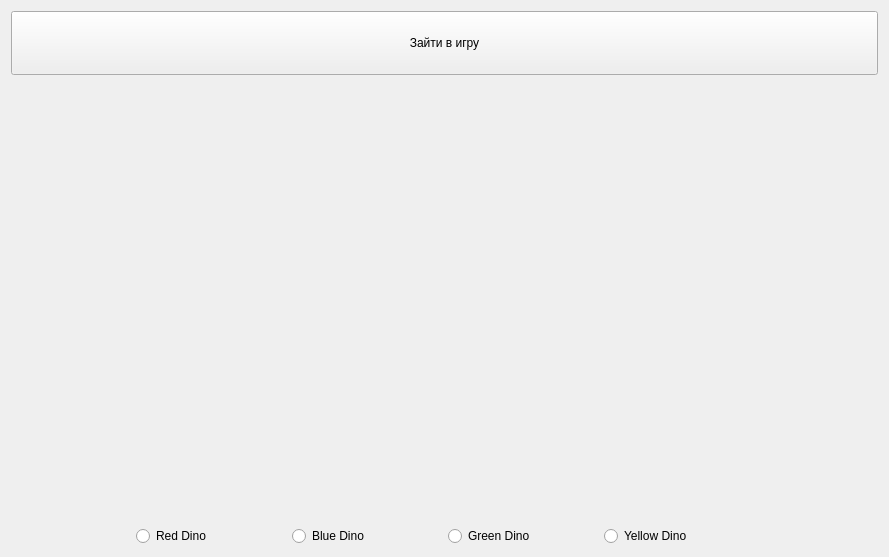
<?xml version="1.0" encoding="UTF-8"?>
<ui version="4.0">
 <class>main_window</class>
 <widget class="QWidget" name="main_window">
  <property name="geometry">
   <rect>
    <x>0</x>
    <y>0</y>
    <width>889</width>
    <height>557</height>
   </rect>
  </property>
  <property name="windowTitle">
   <string>Form</string>
  </property>
  <layout class="QGridLayout" name="gridLayout_2">
   <item row="0" column="0">
    <widget class="QPushButton" name="pushButton">
     <property name="minimumSize">
      <size>
       <width>150</width>
       <height>64</height>
      </size>
     </property>
     <property name="text">
      <string>Зайти в игру</string>
     </property>
    </widget>
   </item>
   <item row="1" column="0">
    <layout class="QGridLayout" name="GRIDLAYOUT">
     <item row="1" column="6">
      <spacer name="horizontalSpacer_4">
       <property name="orientation">
        <enum>Qt::Horizontal</enum>
       </property>
       <property name="sizeHint" stdset="0">
        <size>
         <width>40</width>
         <height>20</height>
        </size>
       </property>
      </spacer>
     </item>
     <item row="1" column="4">
      <widget class="QRadioButton" name="Yellow_Dino_radio_button">
       <property name="minimumSize">
        <size>
         <width>150</width>
         <height>0</height>
        </size>
       </property>
       <property name="text">
        <string>Yellow Dino</string>
       </property>
      </widget>
     </item>
     <item row="1" column="1">
      <widget class="QRadioButton" name="Red_Dino_radio_button">
       <property name="minimumSize">
        <size>
         <width>150</width>
         <height>0</height>
        </size>
       </property>
       <property name="text">
        <string>Red Dino</string>
       </property>
      </widget>
     </item>
     <item row="1" column="0">
      <spacer name="horizontalSpacer_3">
       <property name="orientation">
        <enum>Qt::Horizontal</enum>
       </property>
       <property name="sizeHint" stdset="0">
        <size>
         <width>40</width>
         <height>20</height>
        </size>
       </property>
      </spacer>
     </item>
     <item row="1" column="2">
      <widget class="QRadioButton" name="Blue_Dino_radio_button">
       <property name="minimumSize">
        <size>
         <width>150</width>
         <height>0</height>
        </size>
       </property>
       <property name="text">
        <string>Blue Dino</string>
       </property>
      </widget>
     </item>
     <item row="1" column="3">
      <widget class="QRadioButton" name="Green_Dino_radio_button">
       <property name="minimumSize">
        <size>
         <width>150</width>
         <height>0</height>
        </size>
       </property>
       <property name="text">
        <string>Green Dino</string>
       </property>
      </widget>
     </item>
     <item row="0" column="2">
      <spacer name="verticalSpacer_2">
       <property name="orientation">
        <enum>Qt::Vertical</enum>
       </property>
       <property name="sizeHint" stdset="0">
        <size>
         <width>20</width>
         <height>40</height>
        </size>
       </property>
      </spacer>
     </item>
    </layout>
   </item>
  </layout>
 </widget>
 <resources/>
 <connections/>
</ui>
